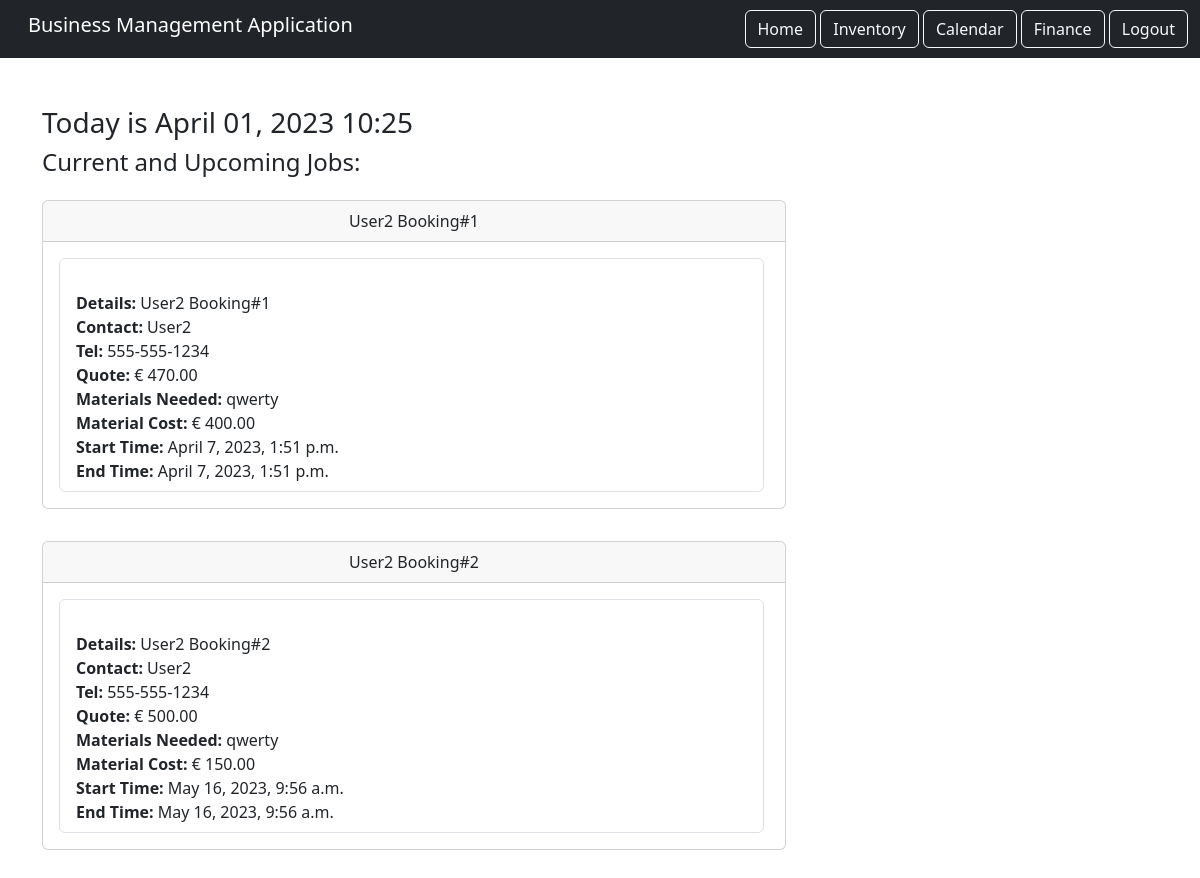
Screenshot of / (signed in) with the database file from the repository.
### calendar_component/models.py (models this page shows, shortened)
class Booking(models.Model):
    title = models.CharField(max_length=200)
    details = models.TextField()
    contact = models.CharField(max_length=200)
    phone_number = models.CharField(max_length=15)
    quote = models.DecimalField(max_digits=10, decimal_places=2)
    materials_needed = models.TextField()
    materials_cost = models.DecimalField(max_digits=10, decimal_places=2)
    start_time = models.DateTimeField()
    end_time = models.DateTimeField()
    completed = models.BooleanField(default=False)
    user = models.ForeignKey(User, on_delete=models.CASCADE, related_name='bookings')

### home/views.py (the view)
# urls.py: path('', views.HomePage.as_view(), name="home"),
class HomePage(LoginRequiredMixin, TemplateView):
    template_name = 'home.html'
    login_url = '/login' # if user is not logged in and trys to access home.html they are redirected to the login page
    def get_context_data(self, **kwargs):
        context = super().get_context_data(**kwargs)
        context['current_date_time'] = timezone.now() # gets the current date, year and time
        user_bookings = Booking.objects.filter(completed=False, user=self.request.user)
        context['bookings'] = user_bookings[:2]
        return context

### home/templates/home.html (shortened to what this page needs)
{% extends 'base.html' %}
{% load static %}
{% block content %}
<div>
    <h3>Today is {{ current_date_time|date:'F d, Y H:i' }}</h3>
</div>
<div>
    <h4>Current and Upcoming Jobs:</h4>
</div>
<div>
    {% for booking in bookings %}
        <div class="col-md-8 py-3">
            <div class="card">
                <div class="card-header text-center">
                    {{ booking.title }}
                </div>
                <div class="card-body">
                    <ul class="list-group">
                        <li class="list-group-item">
                            <br> <span class="text-left"><strong> Details: </strong> {{ booking.details }}</span>
                            <br> <span class="text-left"><strong> Contact: </strong> {{ booking.contact }}</span>
                            <br> <span class="text-left"><strong> Tel: </strong> {{ booking.phone_number }}</span>
                            <br> <span class="text-left"><strong> Quote: </strong> &euro; {{ booking.quote }}</span>
                            <br> <span class="text-left"><strong> Materials Needed: </strong> {{ booking.materials_needed }}</span>
                            <br> <span class="text-left"><strong> Material Cost: </strong> &euro; {{ booking.materials_cost }} </span>
                            <br> <span class="text-left"><strong> Start Time: </strong> {{ booking.start_time }}</span>
                            <br> <span class="text-left"><strong> End Time: </strong> {{ booking.end_time }}</span>
                    </ul>
                </div>
            </div>
        </div>
    {% endfor %}
</div>
{% endblock content %}

### static/css/style.css (style rules this page uses)
ul { height: 100%; padding: 0px 5px 0px 20px; }

### rows the page displays
Booking: title "User2 Booking#1", details "User2 Booking#1", contact "User2", phone_number "555-555-1234", quote "470.00", materials_needed "qwerty", materials_cost "400.00", start_time "April 7, 2023, 1:51 p.m.", end_time "April 7, 2023, 1:51 p.m."
Booking: title "User2 Booking#2", details "User2 Booking#2", contact "User2", phone_number "555-555-1234", quote "500.00", materials_needed "qwerty", materials_cost "150.00", start_time "May 16, 2023, 9:56 a.m.", end_time "May 16, 2023, 9:56 a.m."

### other values shown
{{ current_date_time|date:'F d, Y H:i' }} "April 01, 2023 10:25"
